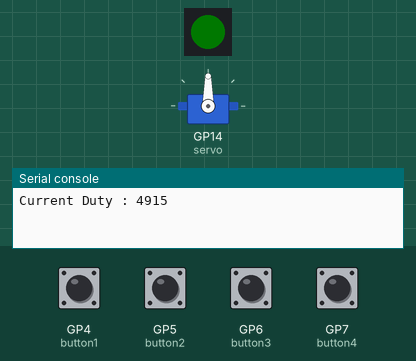
Simulated run of this program. Board: Raspberry Pi Pico running MicroPython. On the bench: 1 RGB LEDs in strip order, left to right, servo, the last lines printed to the serial console. The inputs (shaded band) are chosen by the test bench; at power-on: GP4 (button1), GP5 (button2), GP6 (button3), GP7 (button4) HIGH. Dim RGB values are drawn brighter than linear; servo angles are drawn from the pulse width (0.5 ms = 0°, 2.5 ms = 180°).

Above: at 1.6 s.
1.7 s: GP6 (button3) pulled LOW for 0.15 s
At 2.8 s:
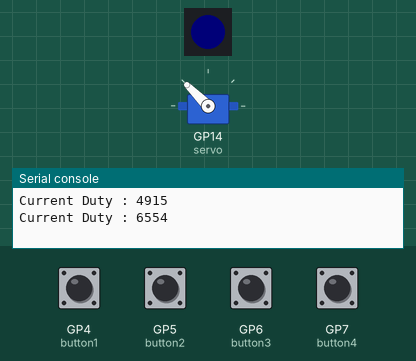
4.8 s: GP5 (button2) pulled LOW for 0.15 s
At 5.2 s:
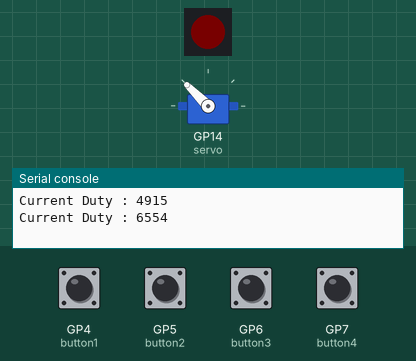
6.8 s: GP7 (button4) pulled LOW for 0.15 s
At 8.1 s:
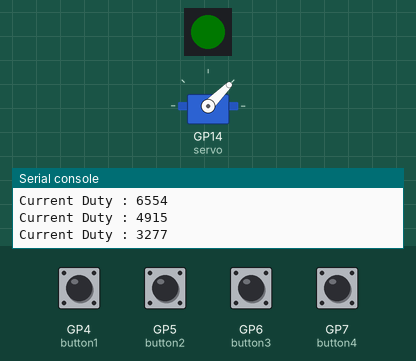
9.9 s: GP4 (button1) pulled LOW for 0.15 s
At 10.8 s:
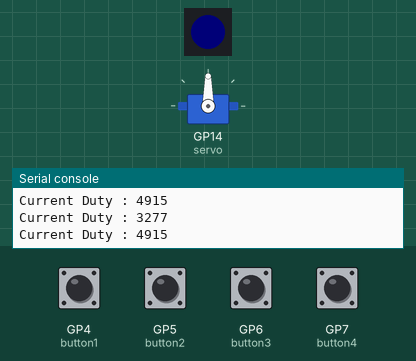
12.9 s: GP4 (button1) pulled LOW for 1 s
At 14.2 s:
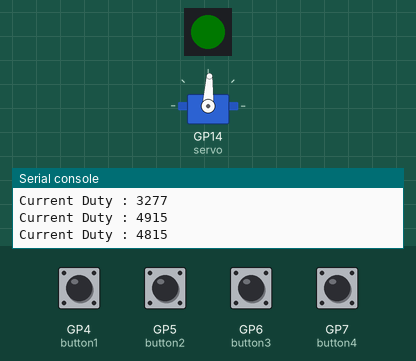
16.9 s: GP6 (button3) pulled LOW for 1 s
At 18.2 s:
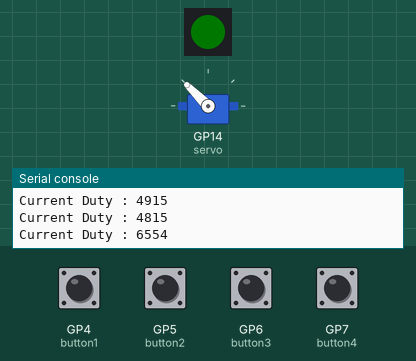
Timing chart, 0 to 21.9 s (numbered marks = the images above; inputs shaded):
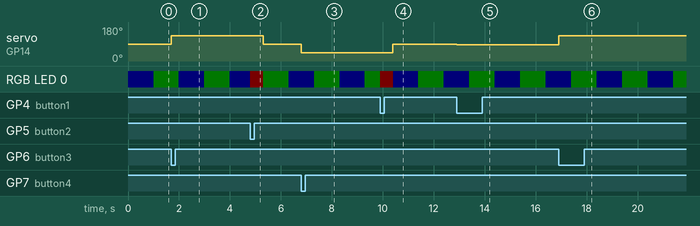

Measured:
- after the input at 1.7 s, servo on GP14 (servo): 90° → 135° at once
- after the input at 4.8 s, servo on GP14 (servo): 135° → 90° after 0.50 s
- after the input at 6.8 s, servo on GP14 (servo): 90° → 45° at once
- after the input at 9.9 s, servo on GP14 (servo): 45° → 90° after 0.50 s
- after the input at 12.9 s, servo on GP14 (servo): 90° → 87° at once
- after the input at 16.9 s, servo on GP14 (servo): 87° → 135° at once

The program:

main.py
```python
# (licence header left out)
import machine
import time
import neopixel

def getColour(baseColour,brightness=20):
    # Take a colour tuple and adjust the values using the brightness value
    brightness=brightness/100
    if brightness>0 and brightness<1:
        adjustedColour=tuple([int(x*brightness) for x in baseColour])
    else:
        adjustedColour=baseColour
    return adjustedColour

def callback1(button):
    global debounce_time1,current_duty
    if (time.ticks_ms()-debounce_time1) > 500:
        current_duty=current_duty-SRV_DUTY_INC
        if current_duty<SRV_MIN_DUTY:
          current_duty=SRV_MID_DUTY
          onboardLed.fill(getColour(COLOUR_RED,LED_BRIGHTNESS))
          onboardLed.write()
          time.sleep(0.5)
        servo.duty_u16(current_duty)
        print("Current Duty : "+str(current_duty))
        debounce_time1=time.ticks_ms()

def callback2(button):
    global debounce_time2,current_duty
    if (time.ticks_ms()-debounce_time2) > 500:
        current_duty=current_duty+SRV_DUTY_INC
        if current_duty>SRV_MAX_DUTY:
          current_duty=SRV_MID_DUTY
          onboardLed.fill(getColour(COLOUR_RED,LED_BRIGHTNESS))
          onboardLed.write()
          time.sleep(0.5)
        servo.duty_u16(current_duty)
        print("Current Duty : "+str(current_duty))
        debounce_time2=time.ticks_ms()

def callback3(button):
    global debounce_time3,current_duty
    if (time.ticks_ms()-debounce_time3) > 500:
        servo.duty_u16(SRV_MAX_DUTY)
        current_duty = SRV_MAX_DUTY
        print("Current Duty : "+str(current_duty))
        debounce_time3=time.ticks_ms()

def callback4(button):
    global debounce_time4,current_duty
    if (time.ticks_ms()-debounce_time4) > 500:
        servo.duty_u16(SRV_MIN_DUTY)
        current_duty = SRV_MIN_DUTY
        print("Current Duty : "+str(current_duty))
        debounce_time4=time.ticks_ms()

# Define hardware values
LED_PIN=16              # Set pin number for onboard LED
BTN1_PIN=4              # Momentary switch GP4
BTN2_PIN=5              # Momentary switch GP5
BTN3_PIN=6              # Momentary switch GP6
BTN4_PIN=7              # Momentary switch GP7

SRV_PIN=14               # Servo
SRV_FRQ=50
SRV_DUTY_INC=100

# duty_u16 is value 0-65535
#  500us = 1638
# 1000us = 3277
# 1500us = 4915
# 2000us = 6554
# 2500us = 8192

# SG90
SRV_MIN_DUTY=1638
SRV_MAX_DUTY=8192

# MG996R
SRV_MIN_DUTY=3277
SRV_MAX_DUTY=6554

# Get Servo centre
SRV_MID_DUTY=int((SRV_MIN_DUTY+SRV_MAX_DUTY)/2)

# Set brightness as a percentage
LED_BRIGHTNESS=1

# Define some colours
COLOUR_RED=(255,0,0,0)
COLOUR_GREEN=(0,255,0,0)
COLOUR_BLUE=(0,0,255,0)

# Setup onboard LED
onboardLed = neopixel.NeoPixel(machine.Pin(LED_PIN), 1)

# Setup Servo
servo = machine.PWM(machine.Pin(SRV_PIN))
servo.freq(SRV_FRQ)
current_duty = SRV_MID_DUTY
servo.duty_u16(current_duty)

# Setup buttons using interupt with debouncing
debounce_time1 = 0
debounce_time2 = 0
debounce_time3 = 0
debounce_time4 = 0
button1 = machine.Pin(BTN1_PIN, machine.Pin.IN, machine.Pin.PULL_UP)
button2 = machine.Pin(BTN2_PIN, machine.Pin.IN, machine.Pin.PULL_UP)
button1.irq(trigger=machine.Pin.IRQ_FALLING, handler=callback1)
button2.irq(trigger=machine.Pin.IRQ_FALLING, handler=callback2)

button3 = machine.Pin(BTN3_PIN, machine.Pin.IN, machine.Pin.PULL_UP)
button4 = machine.Pin(BTN4_PIN, machine.Pin.IN, machine.Pin.PULL_UP)
button3.irq(trigger=machine.Pin.IRQ_FALLING, handler=callback3)
button4.irq(trigger=machine.Pin.IRQ_FALLING, handler=callback4)

# Turn on/off onboard LED
onboardLed.fill(getColour(COLOUR_BLUE,LED_BRIGHTNESS))
onboardLed.write()

print("Current Duty : "+str(current_duty))

# Main loop
while True:
    onboardLed.fill(getColour(COLOUR_BLUE,LED_BRIGHTNESS))
    onboardLed.write()
    time.sleep(1)
    onboardLed.fill(getColour(COLOUR_GREEN,LED_BRIGHTNESS))
    onboardLed.write()
    time.sleep(1)
```
